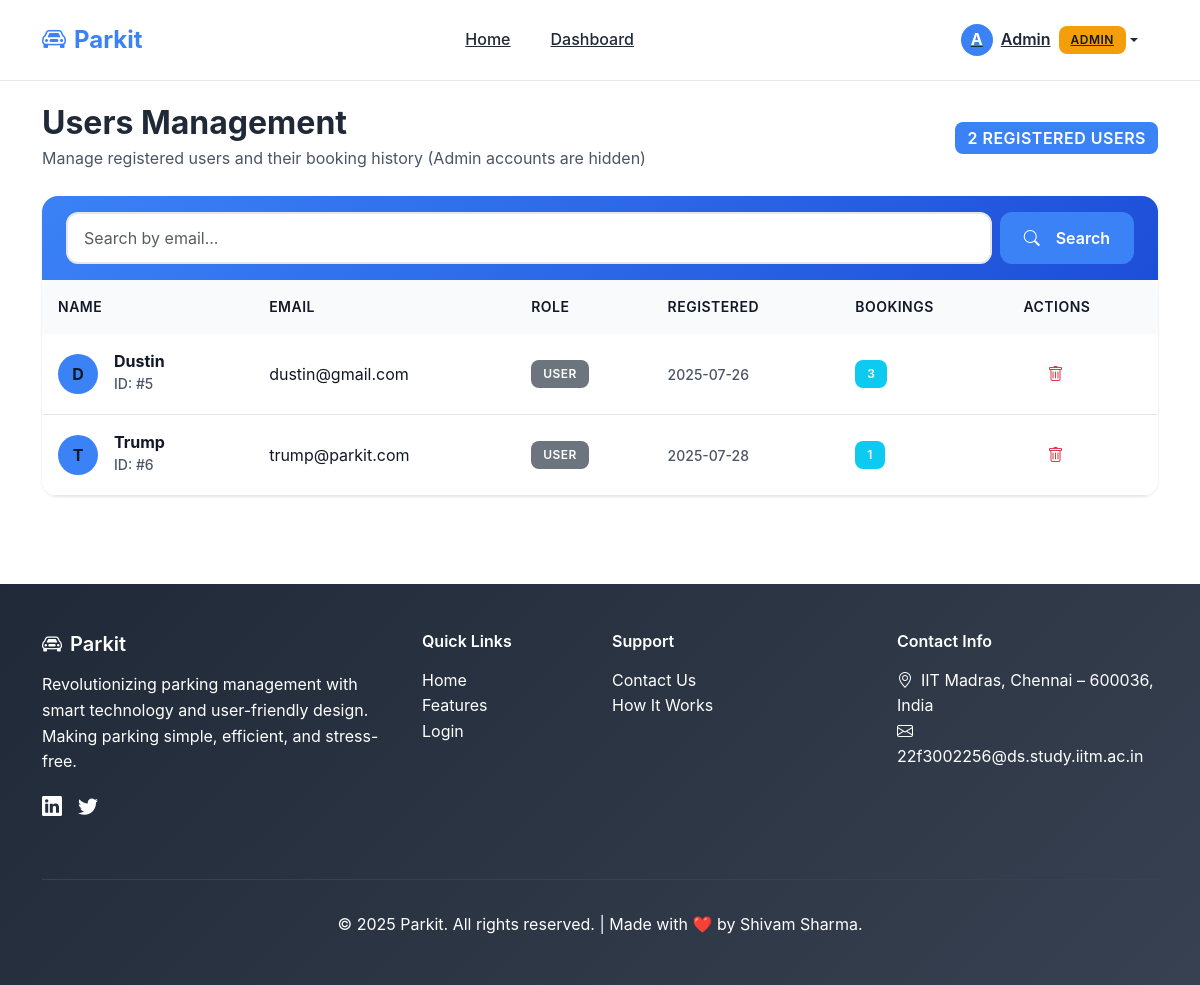
Page /admin/users (signed in) on the committed database.
### models.py (models this page shows, shortened)
class User(db.Model, UserMixin):
    __tablename__ = 'users'
    id = db.Column(db.Integer, primary_key=True)
    name = db.Column(db.String(100), nullable=False)
    email = db.Column(db.String(120), unique=True, nullable=False)
    password_hash = db.Column(db.String(255), nullable=False)
    role = db.Column(db.String(20), default='user')
    created_at = db.Column(db.DateTime, default=get_ist_now)
    reservations = db.relationship('Reservation', backref='user', lazy=True, cascade='all, delete-orphan')
    @staticmethod
    def get(user_id):
        return User.query.get(user_id)

### app.py (the view)
@app.route('/admin/users')
@login_required
def admin_users():
    if current_user.role != 'admin':
        flash('Access denied. Admin privileges required.', 'error')
        return redirect(url_for('user_dashboard'))
    try:
        q = request.args.get('q', '').strip()
        if q:
            users = User.query.filter(
                db.and_(
                    User.role != 'admin',
                    db.or_(
                        User.email.like(f'%{q}%'),
                        User.name.like(f'%{q}%')
                    )
                )
            ).all()
        else:
            users = User.query.filter(User.role != 'admin').all()
        for user in users:
            booking_count = Reservation.query.filter_by(user_id=user.id).count()
            user.booking_count = booking_count
    except Exception as e:
        print(f"Error loading users: {e}")
        users = []
        flash('Error loading users.', 'error')
    return render_template('admin/users.html', users=users, search_query=request.args.get('q', ''))

### app.py (called while the page is built)
@login_manager.user_loader
def load_user(user_id):
    return User.get(int(user_id))

### templates/admin/users.html (shortened to what this page needs)
{% extends "base.html" %}
{% block content %}
<div class="container py-4">
    <div class="d-flex justify-content-between align-items-center mb-4">
        <div>
            <h2 class="fw-bold mb-1">Users Management</h2>
            <p class="text-muted mb-0">Manage registered users and their booking history (Admin accounts are hidden)</p>
        </div>
        <div class="badge bg-primary fs-6">{{ users|length }} registered users</div>
    </div>
    <div class="card shadow-sm border-0">
        <div class="card-header bg-white border-0 py-3">
            <form method="GET" class="d-flex gap-2" role="search">
                <input
                    type="text"
                    name="q"
                    class="form-control"
                    placeholder="Search by email..."
                    value="{{ request.args.get('q', '') }}"
                    aria-label="Search users by email"
                >
                <button type="submit" class="btn btn-primary">
                    <i class="bi bi-search me-2" aria-hidden="true"></i>Search
                </button>
            </form>
        </div>
        <div class="card-body p-0">
            {% if users %}
            <div class="table-responsive">
                <table class="table table-hover mb-0">
                    <thead class="table-light">
                        <tr>
                            <th class="border-0" scope="col">Name</th>
                            <th class="border-0" scope="col">Email</th>
                            <th class="border-0" scope="col">Role</th>
                            <th class="border-0" scope="col">Registered</th>
                            <th class="border-0" scope="col">Bookings</th>
                            <th class="border-0" scope="col">Actions</th>
                        </tr>
                    </thead>
                    <tbody>
                        {% for user in users %}
                        <tr>
                            <td class="align-middle">
                                <div class="d-flex align-items-center">
                                    <div class="bg-primary text-white rounded-circle d-flex align-items-center justify-content-center me-3"
                                         style="width: 40px; height: 40px; flex-shrink: 0;">
                                        <span class="fw-bold text-uppercase">
                                            {{ (user.name|first|upper) if user.name else 'U' }}
                                        </span>
                                    </div>
                                    <div>
                                        <h6 class="mb-0">{{ user.name or 'Unknown User' }}</h6>
                                        <small class="text-muted">ID: #{{ user.id }}</small>
                                    </div>
                                </div>
                            </td>
                            <td class="align-middle">
                                <span class="text-break">{{ user.email or 'No email' }}</span>
                            </td>
                            <td class="align-middle">
                                {% set role_class = 'bg-warning text-dark' if user.role == 'admin' else 'bg-secondary' %}
                                <span class="badge {{ role_class }}">
                                    {{ user.role.title() if user.role else 'User' }}
                                </span>
                            </td>
                            <td class="align-middle">
                                <small class="text-muted">
                                    {% if user.created_at %}
                                        {% if user.created_at is string %}
                                            {{ user.created_at.split('T')[0] if 'T' in user.created_at else user.created_at }}
                                        {% else %}
                                            {{ user.created_at.strftime('%Y-%m-%d') }}
                                        {% endif %}
                                    {% else %}
                                        N/A
                                    {% endif %}
                                </small>
                            </td>
                            <td class="align-middle">
                                <span class="badge bg-info">{{ user.booking_count or 0 }}</span>
                            </td>
                            <td class="align-middle">
                                <button
                                    class="btn btn-sm btn-outline-danger"
                                    data-user-id="{{ user.id }}"
                                    data-user-name="{{ user.name|e }}"
                                    onclick="confirmDelete(this.dataset.userId, this.dataset.userName)"
                                    title="Delete User"
                                >
                                    <i class="bi bi-trash"></i>
                                </button>
                            </td>
                        </tr>
                        {% endfor %}
                    </tbody>
                </table>
            </div>
            {% endif %}
        </div>
    </div>
</div>
{% endblock %}

### templates/base.html (shortened to what this page needs)
<!DOCTYPE html>
<html lang="en">
<head>
    <link href="https://cdn.jsdelivr.net/npm/bootstrap@5.3.0/dist/css/bootstrap.min.css" rel="stylesheet" />
    <link rel="stylesheet" href="https://cdn.jsdelivr.net/npm/bootstrap-icons@1.10.0/font/bootstrap-icons.css" />
    <link rel="stylesheet" href="{{ url_for('static', filename='css/style.css') }}" />
</head>
<body>
    <nav class="navbar navbar-expand-lg fixed-top">
        <div class="container">
            <a class="navbar-brand" href="{{ url_for('index') }}">
                <i class="bi bi-car-front me-2"></i>Parkit
            </a>
            <div class="collapse navbar-collapse" id="navbarNav">
                <ul class="navbar-nav mx-auto">
                    <li class="nav-item">
                        <a class="navbar-nav-link" href="{{ url_for('index') }}">Home</a>
                    </li>
                    {% if not current_user.is_authenticated %}
                        <li class="nav-item">
                            <a class="navbar-nav-link" href="#features">Features</a>
                        </li>
                        <li class="nav-item">
                            <a class="navbar-nav-link" href="#how-it-works">How It Works</a>
                        </li>
                    {% else %}
                        {% if current_user.role == 'admin' %}
                            <li class="nav-item">
                                <a class="navbar-nav-link" href="{{ url_for('admin_dashboard') }}">Dashboard</a>
                            </li>
                        {% else %}
                            <li class="nav-item">
                                <a class="navbar-nav-link" href="{{ url_for('user_dashboard') }}">Dashboard</a>
                            </li>
                        {% endif %}
                    {% endif %}
                </ul>
                <ul class="navbar-nav align-items-center">
                    {% if current_user.is_authenticated %}
                        <li class="nav-item dropdown">
                            <a class="navbar-nav-link dropdown-toggle d-flex align-items-center" href="#" id="userDropdown"
                                role="button" data-bs-toggle="dropdown" aria-expanded="false">
                                <div class="user-avatar bg-primary text-white rounded-circle d-flex align-items-center justify-content-center me-2" style="width: 32px; height: 32px;">
                                    <span class="fw-bold text-uppercase">{{ current_user.name[0] }}</span>
                                </div>
                                <span class="fw-semibold">{{ current_user.name }}</span>
                                {% if current_user.role == 'admin' %}
                                    <span class="badge bg-warning text-dark ms-2">Admin</span>
                                {% endif %}
                            </a>
                        </li>
                    {% endif %}
                </ul>
            </div>
        </div>
    </nav>
    <main style="margin-top: 80px; min-height: calc(100vh - 80px - 300px);">
        {% block content %}{% endblock %}
    </main>
    <footer class="footer">
        <div class="container">
            <div class="row">
                <div class="col-lg-4 col-md-6 mb-4">
                    <h5><i class="bi bi-car-front me-2"></i>Parkit</h5>
                    <p>Revolutionizing parking management with smart technology and user-friendly design. Making parking simple, efficient, and stress-free.</p>
                    <div class="d-flex gap-3">
                         <a href="#" class="text-white"><i class="bi bi-linkedin fs-5"></i></a>
                        <a href="#" class="text-white"><i class="bi bi-twitter fs-5"></i></a>
                    </div>
                </div>
                <div class="col-lg-2 col-md-6 mb-4">
                    <h6>Quick Links</h6>
                    <ul class="list-unstyled">
                        <li><a href="{{ url_for('index') }}">Home</a></li>
                        <li><a href="#features">Features</a></li>
                        <li><a href="{{ url_for('login') }}">Login</a></li>
                    </ul>
                </div>
                <div class="col-lg-3 col-md-6 mb-4">
                    <h6>Support</h6>
                    <ul class="list-unstyled">
                        <li><a href="#">Contact Us</a></li>
                        <li><a href="#how-it-works">How It Works</a></li>
                    </ul>
                </div>
                <div class="col-lg-3 col-md-6 mb-4">
                    <h6>Contact Info</h6>
                    <ul class="list-unstyled">
                        <li><i class="bi bi-geo-alt me-2"></i>IIT Madras, Chennai – 600036, India</li>
                        <li><i class="bi bi-envelope me-2"></i>22f3002256@ds.study.iitm.ac.in</li>
                    </ul>
                </div>
            </div>
            <div class="footer-bottom">
                <p>&copy; 2025 Parkit. All rights reserved. | Made with ❤️ by Shivam Sharma.</p>
            </div>
        </div>
    </footer>
</body>
</html>

### static/css/style.css (style rules this page uses)
:root { --primary-color: #3b82f6; --primary-dark: #1d4ed8; --primary-light: #dbeafe; --success-color: #10b981; --warning-color: #f59e0b; --danger-color: #ef4444; --dark-color: #1f2937; --light-color: #f8fafc; --border-color: #e5e7eb; --text-muted: #6b7280; --text-secondary: #4b5563; --text-dark: #111827; }
* { box-sizing: border-box; }
body { font-family: -apple-system, BlinkMacSystemFont, 'Segoe UI', Roboto, 'Helvetica Neue', Arial, sans-serif; line-height: 1.6; color: var(--text-dark); background-color: #ffffff; margin: 0; padding: 0; }
.card { border: none; border-radius: 20px; box-shadow: 0 4px 20px rgba(0, 0, 0, 0.08); transition: all 0.3s ease; overflow: hidden; background: white; }
.card-header { background: linear-gradient(135deg, var(--primary-color) 0%, var(--primary-dark) 100%); color: white; border: none; padding: 1.5rem; }
.card-body { padding: 2rem; background: white; }
.card-body h5, .card-body h6 { color: var(--text-dark) !important; font-weight: 700; }
.card-body .text-muted { color: var(--text-secondary) !important; font-weight: 500; }
.card-body .fw-bold { color: var(--text-dark) !important; font-weight: 700 !important; }
.card-body small { color: var(--text-secondary) !important; font-weight: 500; }
.btn { border-radius: 12px; padding: 0.875rem 2rem; font-weight: 600; font-size: 1rem; transition: all 0.3s ease; border: none; text-decoration: none; display: inline-flex; align-items: center; justify-content: center; gap: 0.5rem; }
.btn-primary { background: var(--primary-color); color: white; }
.form-control { border-radius: 12px; border: 2px solid var(--border-color); padding: 1rem 1.25rem; font-size: 1rem; transition: all 0.3s ease; background: white; color: var(--text-dark); }
.table { border-radius: 16px; overflow: hidden; box-shadow: 0 4px 20px rgba(0, 0, 0, 0.08); }
.table th { background: var(--light-color); border: none; font-weight: 700; padding: 1.25rem 1rem; color: var(--text-dark); text-transform: uppercase; font-size: 0.875rem; letter-spacing: 0.5px; }
.table td { padding: 1.25rem 1rem; border: none; border-bottom: 1px solid var(--border-color); vertical-align: middle; color: var(--text-dark); }
.badge { border-radius: 8px; padding: 0.5rem 1rem; font-weight: 600; font-size: 0.875rem; }
.badge.bg-primary { background: var(--primary-color) !important; color: white; }
.badge.bg-warning { background: var(--warning-color) !important; color: white; }
.badge { border-radius: 8px; padding: 0.5rem 1rem; font-weight: 600; font-size: 0.75rem; text-transform: uppercase; letter-spacing: 0.5px; }
.text-dark { color: var(--text-dark) !important; }
.text-muted { color: var(--text-secondary) !important; }
.bg-primary { background-color: var(--primary-color) !important; }
.shadow-sm { box-shadow: 0 1px 3px rgba(0, 0, 0, 0.1) !important; }

### rows in the picture
User: name "A", name "Admin"
User: name "D", name "Dustin", id "5", email "dustin@gmail.com", role "USER", created_at "2025-07-26", booking_count "3"
User: name "T", name "Trump", id "6", email "trump@parkit.com", role "USER", created_at "2025-07-28", booking_count "1"

### other values in the picture
{{ users|length }} "2"
